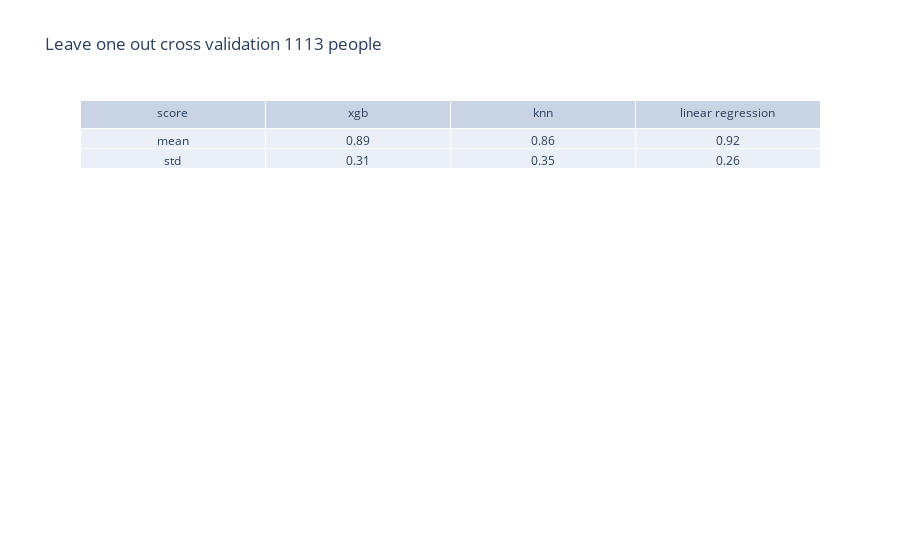

Source (notebook cell):
### Code cell
fig = go.Figure(data=[go.Table(header=dict(values=['score', 'xgb', 'knn', 'linear regression']),
                 cells=dict(values=[['mean','std'],["%.2f" % results_1113['xgb'][0],"%.2f" % results_1113['xgb'][1]], ["%.2f" % results_1113['knn'][0],"%.2f" % results_1113['knn'][1]], ["%.2f" % results_1113['lr'][0],"%.2f" % results_1113['lr'][1]]]))
                     ])

fig.update_layout(
    title="Leave one out cross validation 1113 people",
)
fig.show()

### Figure 1 — Plotly figure (JSON) as saved in the notebook; plotly's stock layout.template omitted (floating-point values rounded to 4 significant figures)
{"data": [{"cells": {"values": [["mean", "std"], ["0.89", "0.31"], ["0.86", "0.35"], ["0.92", "0.26"]]}, "header": {"values": ["score", "xgb", "knn", "linear regression"]}, "type": "table"}], "layout": {"title": {"text": "Leave one out cross validation 1113 people"}}}
